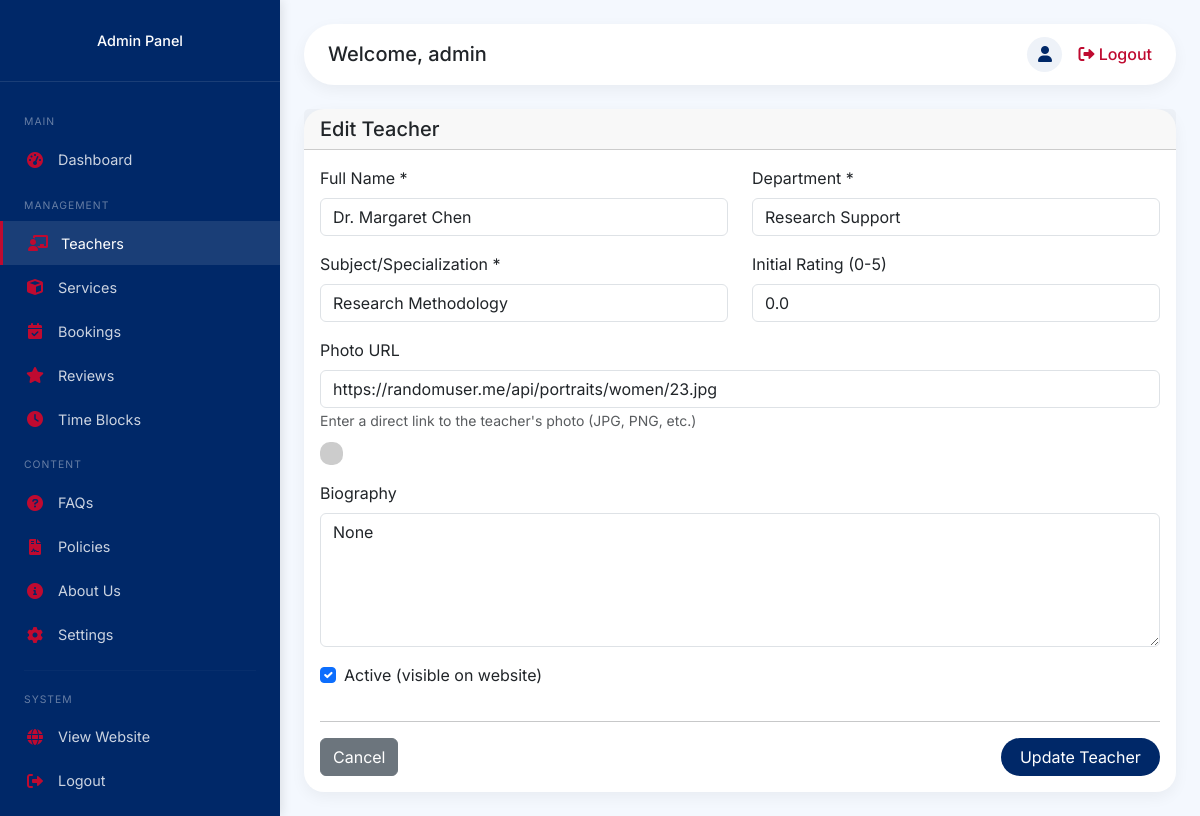
The page /admin/teachers/edit/1 (signed in) on the database its author committed.
### backend/app.py (models this page shows)
class Teacher(db.Model):
    __tablename__ = 'teachers'
    id = db.Column(db.Integer, primary_key=True)
    name = db.Column(db.String(100), nullable=False)
    subject = db.Column(db.String(100), nullable=False)
    department = db.Column(db.String(50), nullable=False)
    rating = db.Column(db.Float, default=0.0)
    reviews_count = db.Column(db.Integer, default=0)
    bio = db.Column(db.Text)
    photo_url = db.Column(db.String(500))
    is_active = db.Column(db.Boolean, default=True)
    created_at = db.Column(db.DateTime, default=datetime.utcnow)
    availabilities = db.relationship('TeacherAvailability', back_populates='teacher', lazy=True, cascade='all, delete-orphan')
    teacher_bookings = db.relationship('Booking', back_populates='teacher_rel', lazy=True, foreign_keys='Booking.teacher_id')
    teacher_reviews = db.relationship('Review', back_populates='teacher_rel', lazy=True, foreign_keys='Review.teacher_id')

### backend/app.py (the view, shortened to what this page needs)
@app.route('/admin/teachers/edit/<int:teacher_id>', methods=['GET', 'POST'])
@admin_required
def admin_edit_teacher(teacher_id):
    teacher = Teacher.query.get_or_404(teacher_id)
    return render_template('admin/teacher_form.html', teacher=teacher)

### backend/app.py (called while the page is built)
def admin_required(f):
    @wraps(f)
    def decorated_function(*args, **kwargs):
        if not session.get('is_admin'):
            flash('Please login as admin to access this page.', 'danger')
            return redirect(url_for('admin_login'))
        return f(*args, **kwargs)
    return decorated_function

@app.context_processor
def inject_cart_count():
    cart_count = 0
    try:
        if 'user_id' in session:
            cart_count = CartItem.query.filter_by(user_id=session['user_id']).count()
        elif 'cart_id' in session:
            cart_count = CartItem.query.filter_by(session_id=session['cart_id']).count()
    except Exception as e:
        print(f"Error getting cart count: {e}")
        cart_count = 0
    return dict(cart_items_count=cart_count)

@app.context_processor
def inject_now():
    return {'now': datetime.now}

@app.context_processor
def inject_settings():
    settings_dict = {}
    try:
        settings = Setting.query.all()
        settings_dict = {s.key: s.value for s in settings}
        for key in ['nav_links', 'portfolio_links', 'footer_links']:
            if key in settings_dict and settings_dict[key]:
                try:
                    settings_dict[key] = json.loads(settings_dict[key])
                except:
                    settings_dict[key] = []
        settings_dict['stripe_publishable_key'] = app.config['STRIPE_PUBLIC_KEY']
    except Exception as e:
        print(f"Error loading settings: {e}")
        settings_dict = {'stripe_publishable_key': app.config['STRIPE_PUBLIC_KEY']}
    return dict(settings=settings_dict)

### frontend/templates/admin/teacher_form.html (shortened to what this page needs)
{% extends "admin/base_admin.html" %}
{% block content %}
<div class="card">
    <div class="card-header">
        <h5 class="mb-0">{% if teacher %}Edit{% else %}Add New{% endif %} Teacher</h5>
    </div>
    <div class="card-body">
        <form method="POST" {% if teacher %}action="{{ url_for('admin_edit_teacher', teacher_id=teacher.id) }}"{% else %}action="{{ url_for('admin_add_teacher') }}"{% endif %}>
            <div class="row">
                <div class="col-md-6 mb-3">
                    <label class="form-label">Full Name *</label>
                    <input type="text" class="form-control" name="name" value="{{ teacher.name if teacher else '' }}" required>
                </div>
                <div class="col-md-6 mb-3">
                    <label class="form-label">Department *</label>
                    <select class="form-control" name="department" required>
                        <option value="Research Support" {% if teacher and teacher.department == 'Research Support' %}selected{% endif %}>Research Support</option>
                    </select>
                </div>
                <div class="col-md-6 mb-3">
                    <label class="form-label">Subject/Specialization *</label>
                    <input type="text" class="form-control" name="subject" value="{{ teacher.subject if teacher else '' }}" placeholder="e.g., Quantum Mechanics, Linear Algebra" required>
                </div>
                <div class="col-md-6 mb-3">
                    <label class="form-label">Initial Rating (0-5)</label>
                    <input type="number" step="0.1" min="0" max="5" class="form-control" name="rating" value="{{ teacher.rating if teacher else '0.0' }}">
                </div>
                <div class="col-12 mb-3">
                    <label class="form-label">Photo URL</label>
                    <input type="url" class="form-control" name="photo_url" id="photoUrl" value="{{ teacher.photo_url if teacher else '' }}" placeholder="https://example.com/teacher-photo.jpg">
                    <small class="text-muted">Enter a direct link to the teacher's photo (JPG, PNG, etc.)</small>
                    {% if teacher and teacher.photo_url %}
                    <div class="mt-2">
                        <img src="{{ teacher.photo_url }}" alt="{{ teacher.name }}" style="max-height: 100px; border-radius: 10px;" onerror="this.style.display='none'">
                    </div>
                    {% endif %}
                </div>
                <div class="col-12 mb-3">
                    <label class="form-label">Biography</label>
                    <textarea class="form-control" name="bio" rows="5">{{ teacher.bio if teacher else '' }}</textarea>
                </div>
                <div class="col-12 mb-3">
                    <div class="form-check">
                        <input class="form-check-input" type="checkbox" name="is_active" id="isActive" {% if not teacher or teacher.is_active %}checked{% endif %}>
                        <label class="form-check-label" for="isActive">
                            Active (visible on website)
                        </label>
                    </div>
                </div>
            </div>
            <hr>
            <div class="d-flex justify-content-between">
                <a href="{{ url_for('admin_teachers') }}" class="btn btn-secondary">Cancel</a>
                <button type="submit" class="btn btn-primary">
                    {% if teacher %}Update{% else %}Create{% endif %} Teacher
                </button>
            </div>
        </form>
    </div>
</div>
{% endblock %}

### frontend/templates/admin/base_admin.html (style rules this page uses)
* { margin: 0; padding: 0; box-sizing: border-box; }
body { font-family: 'Inter', sans-serif; background: #f4f8fe; overflow-x: hidden; }
.card { border: none; border-radius: 20px; box-shadow: 0 5px 15px rgba(0,0,0,0.05); }
.btn-primary { background: #002868; border: none; border-radius: 50px; padding: 0.4rem 1.2rem; }

### rows shown on the page
Teacher: name "Dr. Margaret Chen", department "Research Support", subject "Research Methodology", rating "0.0", photo_url "https://randomuser.me/api/portraits/women/23.jpg", bio "None", is_active "☑"

### other values the page prints
{{ session.get('admin_username', 'Admin') }} "admin"
